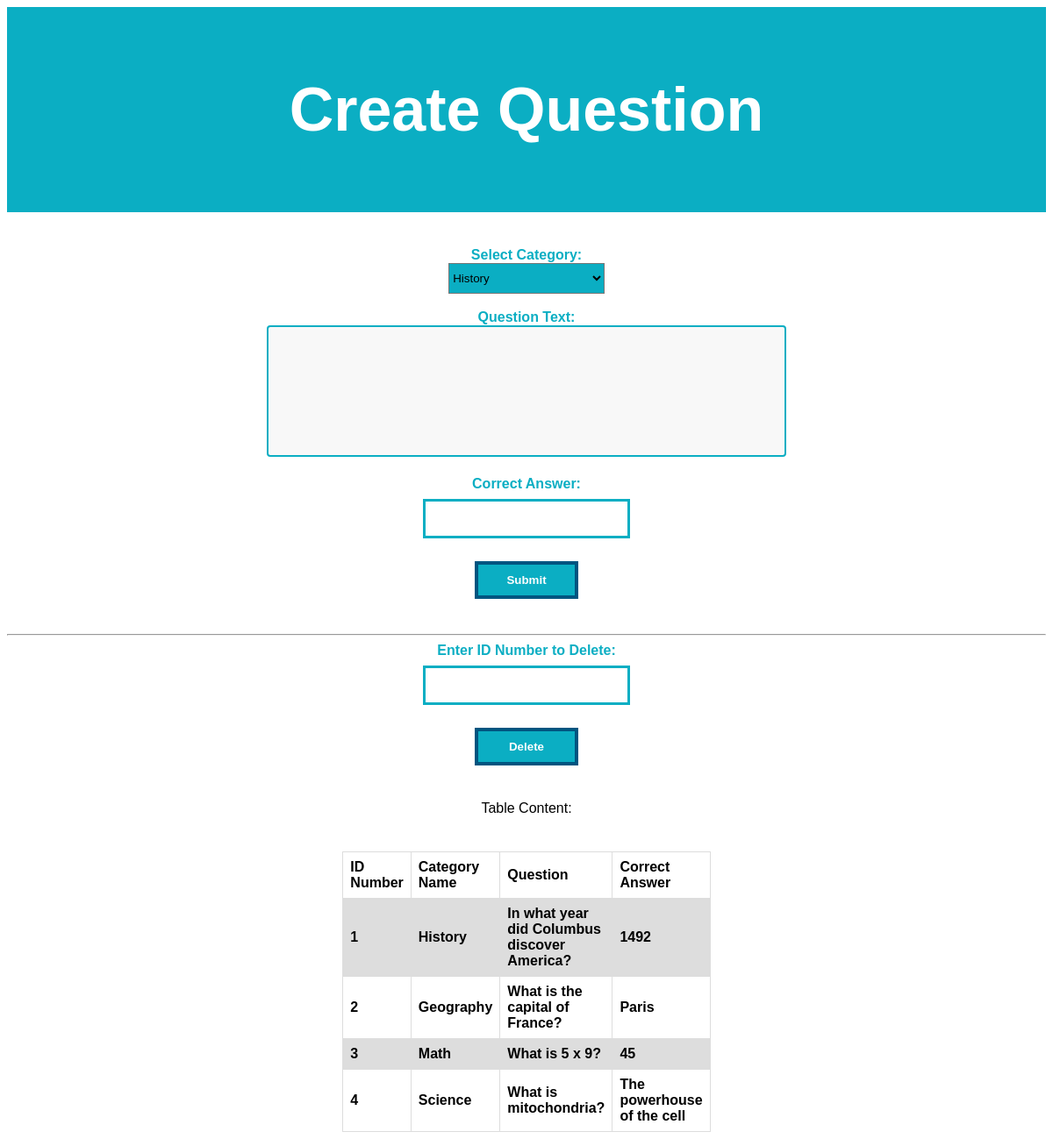
The app's page /create_question with its own data.
### tables this page shows
CREATE TABLE questions (
   id INTEGER PRIMARY KEY,
   name TEXT NOT NULL,
   question_text TEXT NOT NULL,
   correct_answer TEXT NOT NULL,
   FOREIGN KEY (name) REFERENCES categories (name)
);

### app.py (the view, shortened to what this page needs)
@app.route('/create_question', methods=['GET', 'POST'])
def create_question():
    db = get_db()
    categories = db.execute("SELECT * FROM categories").fetchall()
    db.close()
    db = get_db()
    table = db.execute("SELECT * from questions").fetchall()
    db.commit()
    db.close()
    return render_template('create_question.html', categories=categories, table=table)

### app.py (called while the page is built)
def get_db():
    db = sqlite3.connect(DATABASE)
    db.row_factory = sqlite3.Row
    return db

### templates/create_question.html (shortened to what this page needs)
<!DOCTYPE html>
<html lang="en">
<head>
</head>
<body>
    <header>
        <h1>Create Question</h1>
    </header>
    <div class="bttg" style="margin-top: 40px;">
        <center><form method="post">
            <label for="category_id" style="color: #0baec3;font-weight: 500;"><strong>Select Category:</strong></label><br>
            <select id="name" name="name" required>
                {% for category in categories %}
                    <option value="{{ category['name'] }}">{{ category['name'] }}</option>
                {% endfor %}
            </select><br><br>
            <label for="question_text" style="color: #0baec3;font-weight: 500;"><strong>Question Text:</strong></label><br>
            <textarea id="question_text" name="question_text" rows="4" cols="50" required></textarea><br><br>
            <label for="correct_answer" style="color: #0baec3;font-weight: 500;"><strong>Correct Answer:</strong></label><br>
            <input type="text" id="correct_answer" name="correct_answer" required><br><br>
            <button type="submit"><strong>Submit</strong></button>
            <hr style="margin-top: 40px; background-color: #0baec3;">
        </form></center>
        <center><form action="/delete_question" method="post">
            <label for="delete_id" style="color: #0baec3;"><b>Enter ID Number to Delete:</b></label><br>
            <input type="text" id="delete_id" name="delete_id" required><br><br>
            <button type="submit"><strong>Delete</strong></button>
            <p style="margin-top: 40px;">Table Content:</p>
            <table style="margin-top: 40px;">
                <tr>
                    <th>ID Number</th>
                    <th>Category Name</th>
                    <th>Question</th>
                    <th>Correct Answer</th>
                </tr>
                {% for row in table %}
                <tr>
                  <th> {{ row[0] }}</th>
                  <th> {{ row[1] }}</th>
                  <th> {{ row[2] }}</th>
                  <th> {{ row[3] }}</th>
                </tr>
                {% endfor %}
            </table>
        </form></center>
    </div>
</body>
</html>

### templates/create_question.html (style rules this page uses)
* { box-sizing: border-box; }
body { font-family: Arial, Helvetica, sans-serif; }
header { background-color: #0baec3; padding: 30px; text-align: center; font-size: 35px; color: white; }
.bttg button { background-color: #0baec3; border: 4px solid rgb(0, 85, 128); color: rgb(253, 253, 253); padding: 10px 24px; cursor: pointer; width: 10%; margin: 0 auto; display: block; }
input[type=text] { width: 20%; padding: 12px 20px; margin: 8px 0; box-sizing: border-box; border: 3px solid #0baec3; -webkit-transition: 0.5s; transition: 0.5s; outline: none; }
textarea { width: 50%; height: 150px; padding: 12px 20px; box-sizing: border-box; border: 2px solid #0baec3; border-radius: 4px; background-color: #f8f8f8; font-size: 16px; resize: none; }
select { background-color: #0baec3; width:15%; height:35px; line-height:30px; margin: 0 auto; }
table { font-family: arial, sans-serif; border-collapse: collapse; width: 30%; margin: 0 auto; padding-top: 20px; }
td, th { border: 1px solid #dddddd; text-align: left; padding: 8px; }
tr:nth-child(even) { background-color: #dddddd; }

### records on screen
questions: id "1", name "History", question_text "In what year did Columbus discover America?", correct_answer "1492"
questions: id "2", name "Geography", question_text "What is the capital of France?", correct_answer "Paris"
questions: id "3", name "Math", question_text "What is 5 x 9?", correct_answer "45"
questions: id "4", name "Science", question_text "What is mitochondria?", correct_answer "The powerhouse of the cell"

### other values on screen
form field name "History"
